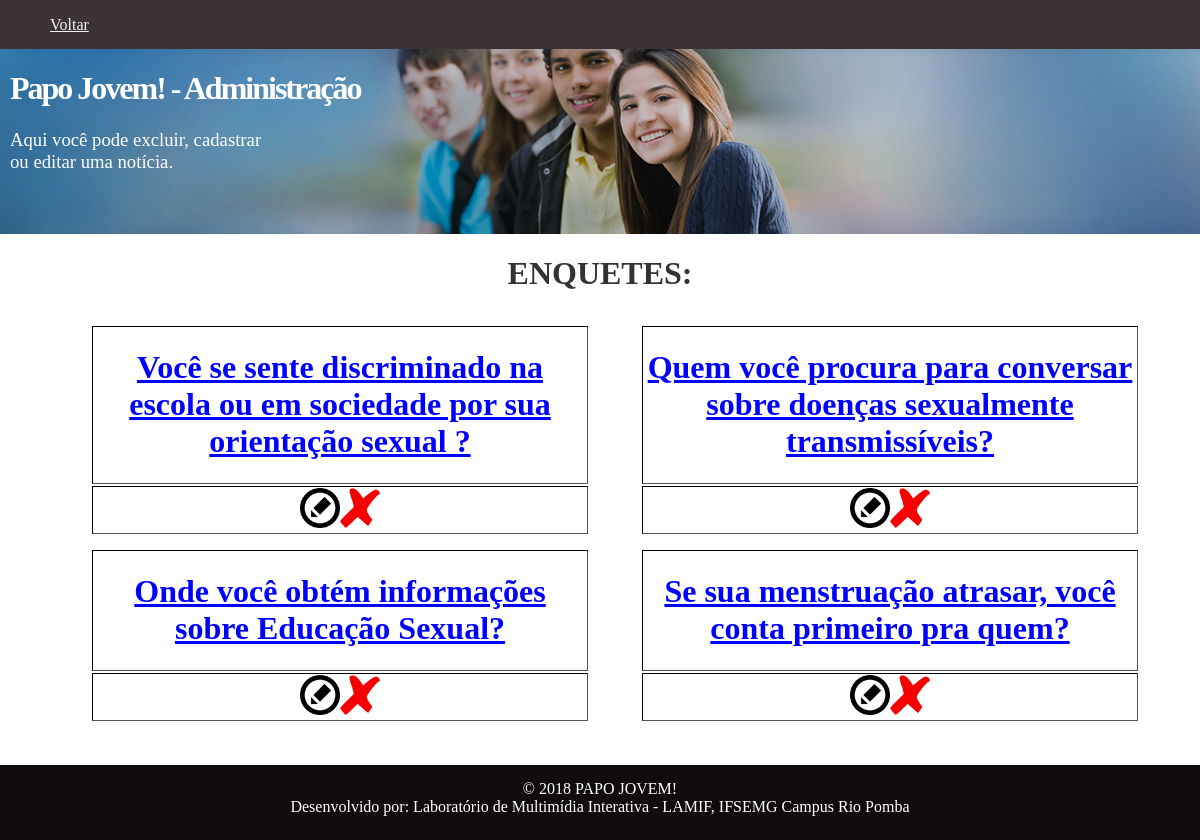
Page /administrador/adm_enquetes.php on the committed database.
### tables this page shows
CREATE TABLE IF NOT EXISTS `enquete` (
  `id_enquete` int(11) NOT NULL AUTO_INCREMENT,
  `categoria` varchar(50) NOT NULL,
  `pergunta` varchar(500) NOT NULL,
  `a` varchar(500) NOT NULL,
  `b` varchar(500) NOT NULL,
  `c` varchar(500) NOT NULL,
  `d` varchar(500) NOT NULL,
  `votosA` float NOT NULL DEFAULT '0',
  `votosB` float NOT NULL DEFAULT '0',
  `votosC` float NOT NULL DEFAULT '0',
  `votosD` float NOT NULL DEFAULT '0',
  `total` float NOT NULL DEFAULT '0',
  PRIMARY KEY (`id_enquete`)
);

### administrador/adm_enquetes.php (the view, shortened to what this page needs)
<!DOCTYPE html>
<html lang="pt-br">
<head>
	<link href="../css/index.css" rel="stylesheet">
</head>
<body>
<div class="header">
		<div class="barra1">
			<div class="linhax">
				<div class="colunax col1x">
					<nav>
						<ul class="barra inline sem-marcador">
							<li><a class="nav" href="index.php">Voltar</a></li>
						</ul>
					</nav>
				</div>
			</div>
		</div>
		<div class="cabecalho">
			<div class="linhax">
			<header>
					<div class="colunax col1x">
						<h1 class="logo">Papo Jovem! - Administração</h1>
						<h3 class="logo">Aqui você pode excluir, cadastrar </br> ou editar uma notícia.</h3>
					</div>
				</header>
			</div>
		</div>
		<center>
<?php
include '../conexao.php';
echo "<h1>ENQUETES: </h1>";
	$resultado = mysqli_query($conexao, "SELECT * FROM enquete ORDER BY id_enquete DESC");
	while($linhas = mysqli_fetch_array($resultado)){
		echo '<table border="1">
		<tr><td><h1><b><u>'.$linhas['pergunta'].'</u></b></h1></td></tr>
		<tr><td colspan="2"><center><a href="editar_enquete.php?id_enquete='.$linhas['id_enquete'].'"><img width="40px" height="40px" src="../images/edit.png"/</a><a href="excluir_enquete.php?id_enquete='.$linhas['id_enquete'].'"><img width="40px" height="40px" src="../images/x.png"/</a></center></td></tr>
		</table>';
	}
?>
	<br><br></center>
	<div class="footer">
		<div class="linha">
			<footer>
				<div class="coluna col12">
					<span>© 2018 PAPO JOVEM! <br />
					Desenvolvido por: Laboratório de Multimídia Interativa - LAMIF, IFSEMG Campus Rio Pomba</span>
				</div>
			</footer>
		</div>
	</div>
</body>
</html>

### css/index.css (style rules this page uses)
html { position: relative; min-height: 100%; }
body { font-family: Cambria, Times, "Times New Roman", "serif", 'Roboto', sans-serif; color: #333; margin: 0 0 60px 0; }
.linha { width: 960px; margin: 0 auto; overflow: auto; padding: 5px 0; }
.linhax { width: 100%; overflow: auto; padding-bottom: 10px; }
.colunax { float: left; padding-right: 1%; }
.col1x { width: 99%; }
.coluna { padding: 0 10px; float: left; }
.col12 { width: 940px; }
ul li, ol li { margin-bottom: 5px; float: left; }
ul.inline li, ol.inline li { display: inline; margin-right: 15px; }
ul.inline li:last-child, ol.inline li:last-child { margin-right: 0px; }
ul.sem-marcador, ol.sem-marcador { list-style: none; }
.barra1 { overflow: hidden; text-align: left; background-color: #3c3434; }
.barra1 li a { color: #f2f2f2; padding: 5px 10px; border-radius: 3px; }
.cabecalho { text-align: left; padding-left: 10px; background-color: transparent; color: #FFF; background-image: url(../images/capa.png); background-repeat: repeat-x; background-position: bottom center; height: 185px; }
h1.logo { font-weight: 700; letter-spacing: -2px; }
h3.logo { font-weight: 300; }
.footer { text-align: center; position:absolute; float: left; bottom: 0px; width: 100%; height: 65px; background-color: #100c0c; color: #FFF; padding-top: 10px; }
img { max-width: 100%; height: auto; }

### administrador/adm_enquetes.php (style rules this page uses)
table { border: 0px solid black; display:inline-block; margin: 10px; text-align: center; width: 500px; height: 200px; float: center; margin-left: 40px; }
table b { color: blue; }

### rows in the picture
enquete: pergunta "Você se sente discriminado na escola ou em sociedade por sua orientação sexual ?"
enquete: pergunta "Quem você procura para conversar sobre doenças sexualmente transmissíveis?"
enquete: pergunta "Onde você obtém informações sobre Educação Sexual?"
enquete: pergunta "Se sua menstruação atrasar, você conta primeiro pra quem?"
